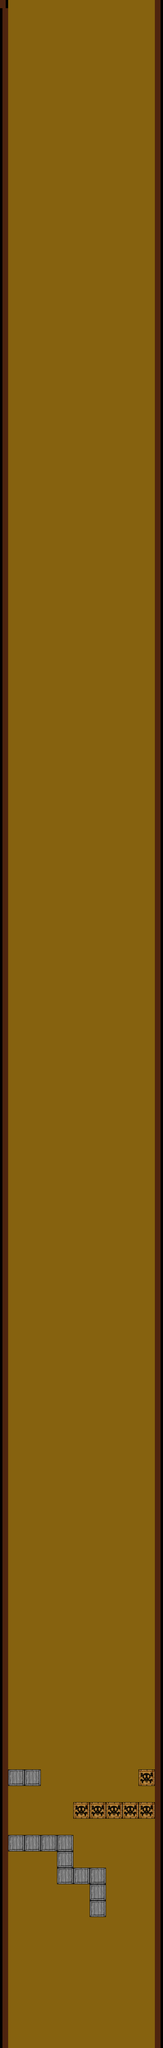

This game map was drawn from its Tiled (.tmx) file and the tilesets committed beside it. A one-line description and the trimmed map source follow:
An orthogonal 20x250 tile map with 64x64 px tiles, 2 tile layers (background, tnt).

<map version="1.0" orientation="orthogonal" width="20" height="250" tilewidth="64" tileheight="64">
 <tileset firstgid="1" name="tiled" tilewidth="64" tileheight="64">
  <image source="tiled.png" width="1024" height="1024" />
 </tileset>
 <layer name="background" width="20" height="250">
  <data>[5000 cells, 5000 non-empty, 4 distinct tile ids]</data>
 </layer>
 <layer name="tnt" width="20" height="250">
  <data>[5000 cells, 572 non-empty, 11 distinct tile ids]</data>
 </layer>
</map>